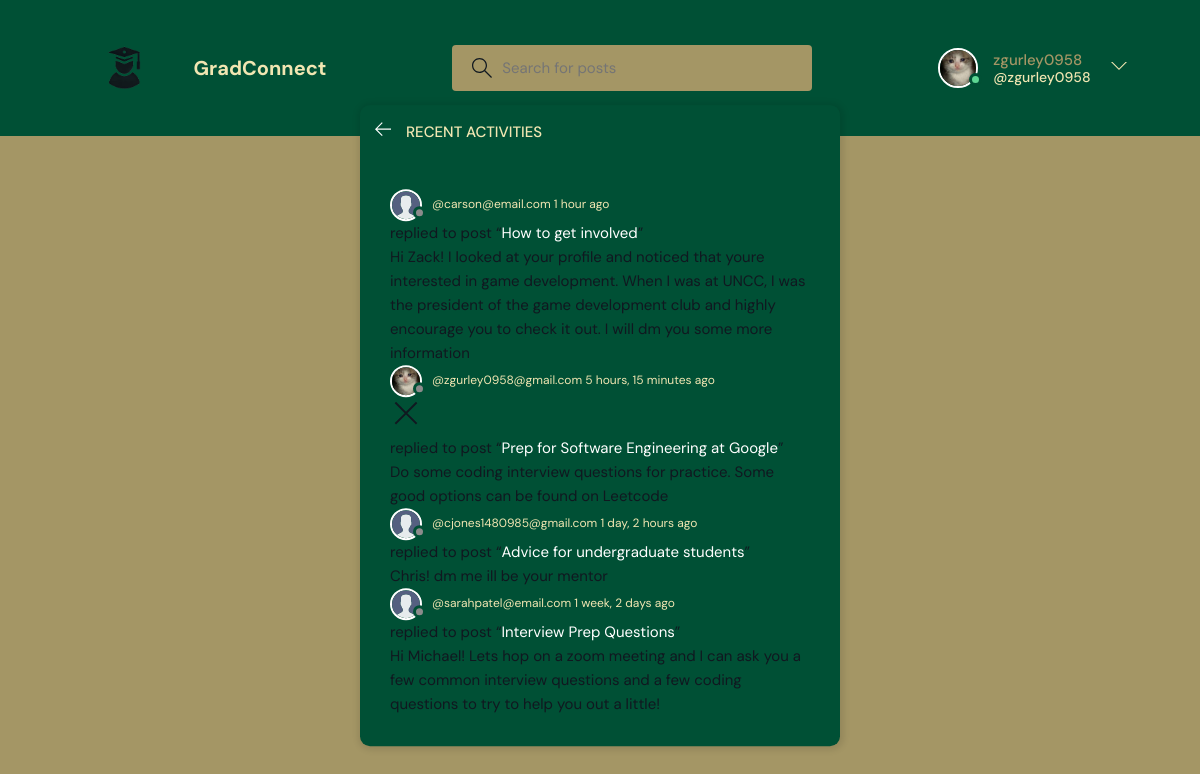
The app's page /activity/ (signed in) with its own data.
### base/models.py (models this page shows, shortened)
class User(AbstractUser):
    name = models.CharField(max_length=200, null=True)
    email = models.EmailField(unique=True, null=True)
    bio = models.TextField(null=True)
    skills = models.ManyToManyField(Skill, related_name="users", blank=True)
    avatar = models.ImageField(null=True, default="avatar.svg")
    USERNAME_FIELD = 'email'
    REQUIRED_FIELDS = ['username']

class Message(models.Model):
    user = models.ForeignKey(User, on_delete=models.CASCADE)
    room = models.ForeignKey(Room, on_delete=models.CASCADE)
    body = models.TextField()
    updated = models.DateTimeField(auto_now=True)
    created = models.DateTimeField(auto_now_add=True)
    class Meta:
        ordering = ['-updated', '-created']

class Room(models.Model):
    host = models.ForeignKey(User, on_delete=models.SET_NULL, null=True)
    topic = models.ForeignKey(Topic, on_delete=models.SET_NULL, null=True)
    name = models.CharField(max_length=200)
    description = models.TextField(null=True, blank=True)
    participants = models.ManyToManyField(
        User, related_name='participants', blank=True)
    updated = models.DateTimeField(auto_now=True)
    created = models.DateTimeField(auto_now_add=True)
    class Meta:
        ordering = ['-updated', '-created']
    def __str__(self):
        return self.name

### base/views.py (the view)
# urls.py: path('activity/', views.activityPage, name="activity"),
def activityPage(request):
    room_messages = Message.objects.all()
    return render(request, 'base/activity.html', {'room_messages': room_messages})

### base/templates/base/activity.html
{% extends 'main.html' %}
{% block content %}
<main class="layout">
  <div class="container">
    <div class="layout__box">
      <div class="layout__boxHeader">
        <div class="layout__boxTitle">
          <a href="{% url 'home' %}">
            <svg version="1.1" xmlns="http://www.w3.org/2000/svg" width="32" height="32" viewBox="0 0 32 32">
              <title>arrow-left</title>
              <path
                d="M13.723 2.286l-13.723 13.714 13.719 13.714 1.616-1.611-10.96-10.96h27.625v-2.286h-27.625l10.965-10.965-1.616-1.607z">
              </path>
              </path>
            </svg>
          </a>
          <h3>Recent Activities</h3>
        </div>
      </div>
      <div class="activities-page layout__body">
        {% for message in room_messages %}
        <div class="activities__box">
          <div class="activities__boxHeader roomListRoom__header">
            <a href="{% url 'user-profile' message.user.id %}" class="roomListRoom__author">
              <div class="avatar avatar--small">
                <img src="{{message.user.avatar.url}}" />
              </div>
              <p>
                @{{message.user}}
                <span>{{message.created|timesince}} ago</span>
              </p>
            </a>
            {% if request.user == message.user %}
            <div class="roomListRoom__actions">
              <a href="{% url 'delete-message' message.id %}">
                <svg version="1.1" xmlns="http://www.w3.org/2000/svg" width="32" height="32" viewBox="0 0 32 32">
                  <title>remove</title>
                  <path
                    d="M27.314 6.019l-1.333-1.333-9.98 9.981-9.981-9.981-1.333 1.333 9.981 9.981-9.981 9.98 1.333 1.333 9.981-9.98 9.98 9.98 1.333-1.333-9.98-9.98 9.98-9.981z">
                  </path>
                </svg>
              </a>
            </div>
            {% endif %}
          </div>
          <div class="activities__boxContent">
            <p>replied to post “<a href="{% url 'room' message.room.id %}">{{message.room}}</a>”</p>
            <div class="activities__boxRoomContent">
              {{message.body}}
            </div>
          </div>
        </div>
        {% endfor %}
      </div>
    </div>
  </div>
</main>
{% endblock content %}

### templates/navbar.html (shortened to what this page needs)
{% load static %}
<header class="header header--loggedIn">
    <div class="container">
        <a href="{% url 'home' %}" class="header__logo">
            <img src="{% static 'images/Screenshot_2024-12-02_162935-removebg-preview (1).png' %}" style="min-width: 100px; min-height: 80px" />
            <h1>GradConnect</h1>
        </a>
        <form class="header__search" method="GET" action="{% url 'home' %}">
            <label>
                <input name="q" placeholder="Search for posts" />
            </label>
        </form>
        <nav class="header__menu">
            {% if request.user.is_authenticated %}
            <div class="header__user">
                <a href="{% url 'update-user' %}">
                    <div class="avatar avatar--medium active">
                        <img src="{{request.user.avatar.url}}" />
                    </div>
                    <p>{{request.user.username}} <span>@{{request.user.username}}</span></p>
                </a>
                <button class="dropdown-button">
                    <svg version="1.1" xmlns="http://www.w3.org/2000/svg" width="32" height="32" viewBox="0 0 32 32">
                        <title>chevron-down</title>
                        <path d="M16 21l-13-13h-3l16 16 16-16h-3l-13 13z"></path>
                    </svg>
                </button>
            </div>
            {% else %}
            <a href="{% url 'login' %}">
                <img src="{% static 'images/avatar.svg' %}" />
                <p>Login</p>
            </a>
            {% endif %}
        </nav>
    </div>
</header>

### static/styles/style.css (style rules this page uses)
:root { --color-main: #FFFFFF; --color-main-light: #899064; --color-dark: #005035; --color-dark-medium: #A49665; --color-dark-light: #2a5b2e; --color-light: #F1E6B2; --color-gray: #8b8b8b; --color-light-gray: #101820; --color-bg: #A49665; --color-success: #5dd693; --color-error: #802F2D; }
* { font-family: "DM Sans", -apple-system, BlinkMacSystemFont, "Segoe UI", Roboto, Oxygen, Ubuntu, Cantarell, "Open Sans", "Helvetica Neue", sans-serif; margin: 0; padding: 0; box-sizing: border-box; text-rendering: optimizeLegibility; font-size: inherit; }
html { font-size: 56.25%; }
@media only screen and (min-width: 1200px) { html { font-size: 62.5%; } }
body { line-height: 1.6; font-weight: 400; font-size: 1.5rem; color: var(--color-light-gray); background-color: var(--color-bg); min-height: 100vh; }
img { width: 100%; }
a { display: inline-block; color: var(--color-main); text-decoration: none; }
.container { width: 90%; margin: auto; }
.avatar { position: relative; display: inline-block; border-radius: 50%; border: 2px solid var(--color-main); }
.avatar img { display: block; border-radius: 50%; object-fit: cover; object-position: center; }
.avatar::after { content: ""; display: block; position: absolute; background-color: var(--color-gray); z-index: 111; border-radius: 50%; border: 0.3rem solid var(--color-dark); }
.avatar.active::after { background-color: var(--color-success); }
.avatar.avatar--small img { width: 2.8rem; height: 2.8rem; }
.avatar.avatar--small:after { width: 0.7rem; height: 0.7rem; bottom: 0px; right: -6px; }
.avatar.avatar--medium img { width: 3.6rem; height: 3.6rem; border-radius: 50%; }
.avatar.avatar--medium:after { width: 0.7rem; height: 0.7rem; bottom: 0px; right: -6px; }
.header { padding: 1.5rem; background-color: var(--color-dark); }
.header > .container { display: flex; gap: 9.5rem; align-items: center; }
.header__logo, .header__user { display: flex; gap: 2rem; align-items: center; }
.header__logo > img { height: 3.2rem; width: 3.2rem; }
.header__logo > h1 { font-weight: 700; font-size: 2rem; color: var(--color-light); }
.header__search { display: flex; justify-content: center; align-items: center; margin: 20px auto; width: 100%; max-width: 800px; padding: 10px; }
.header__search > label { background-color: var(--color-bg); padding: 1.3rem 1rem; display: flex; align-items: center; justify-content: center; gap: 1rem; border-radius: 4px; }
.header__search svg { fill: var(--color-light-gray); width: 2rem; height: 2rem; margin-left: 1rem; }
.header__search input { width: 30rem; background: transparent; border: none; outline: none; color: var(--color-light-gray); }
.header__menu { margin-left: auto; position: relative; }
.header__menu a { display: flex; gap: 1.5rem; align-items: center; font-weight: 500; text-decoration: none; color: var(--color-bg); }
.header__menu img { height: 3.6rem; }
.header__menu p { line-height: 1.2; }
.header__menu span { color: var(--color-light); font-weight: 500; font-size: 1.4rem; display: block; }
.header__menu svg { width: 1.6rem; height: 1.6rem; fill: var(--color-light); }
.dropdown-button { background: transparent; border: 0; outline: 0; cursor: pointer; color: var(--color-dark) }
.layout { margin-top: 2.4rem; }
.layout > .container { display: flex; justify-content: space-between; align-items: flex-start; }
.layout__box { width: 90%; max-width: 48rem; min-height: 40rem; position: absolute; top: 50%; left: 50%; transform: translate(-50%, -46%); background-color: var(--color-dark); border-radius: 1rem; box-shadow: 1px 1px 6px 3px rgba(0, 0, 0, 0.1); overflow: hidden; }
.layout__boxHeader { display: flex; padding: 1.5rem; background-color: var(--color-dark); }
.layout__boxTitle { display: flex; gap: 1.5rem; align-items: center; }
.layout__boxTitle h3 { text-transform: uppercase; font-weight: 500; color: var(--color-light); }
.layout__boxTitle svg { width: 1.6rem; height: 1.6rem; fill: var(--color-main); }
.layout__body { margin: 3rem; }
.roomListRoom__author { font-size: 1.5rem; display: flex; align-items: center; gap: 1rem; color: var(--color-light); font-size: 1.2rem; }
.roomListRoom__author img { width: 40px; height: 40px; border-radius: 50%; }
.roomListRoom__actions svg { fill: var(--color-light-gray); }

### records on screen
User: user.avatar (picture), user.username "zgurley0958"
Message: user.avatar (placeholder picture), user "carson@email.com", created "1 hour", room "How to get involved", body "Hi Zack! I looked at your profile and noticed that youre interested in game development. When I was at UNCC, I was the president of the game development club and highly encourage you to check it out. I will dm you some more information"
Message: user.avatar (picture), user "zgurley0958@gmail.com", created "5 hours, 15 minutes", room "Prep for Software Engineering at Google", body "Do some coding interview questions for practice. Some good options can be found on Leetcode"
Message: user.avatar (placeholder picture), user "cjones1480985@gmail.com", created "1 day, 2 hours", room "Advice for undergraduate students", body "Chris! dm me ill be your mentor"
Message: user.avatar (placeholder picture), user "sarahpatel@email.com", created "1 week, 2 days", room "Interview Prep Questions", body "Hi Michael! Lets hop on a zoom meeting and I can ask you a few common interview questions and a few coding questions to try to help you out a little!"
